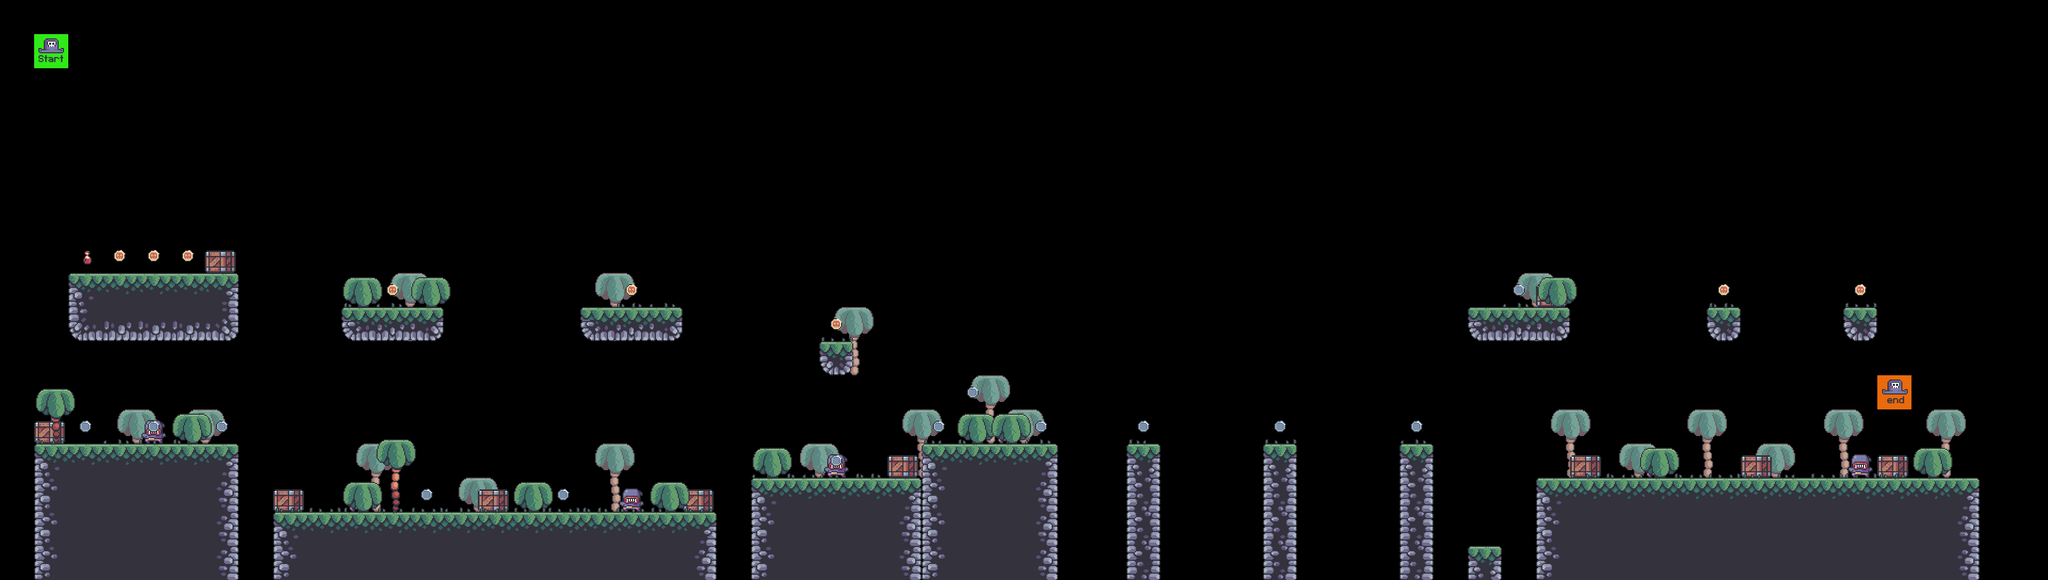

Tiled map render using the project's own tile images. Description and the map definition, with tile-layer contents summarised, below:
An orthogonal 60x17 tile map with 64x64 px tiles, 8 tile layers (bg_palms, terrain, crates, grass, ...), 1 hidden layer not drawn, 8 tilesets.

<map version="1.9" tiledversion="1.9.2" orientation="orthogonal" renderorder="right-down" width="60" height="17" tilewidth="64" tileheight="64" infinite="0" nextlayerid="10" nextobjectid="1">
 <editorsettings>
  <export target="../0/level_0.csv" format="csv" />
 </editorsettings>
 <tileset firstgid="1" source="../tilesets/terrain_tiles.tsx" />
 <tileset firstgid="17" source="../tilesets/coin_tiles.tsx" />
 <tileset firstgid="20" source="../tilesets/grass_tiles.tsx" />
 <tileset firstgid="25" source="../tilesets/palms.tsx" />
 <tileset firstgid="33" source="../tilesets/crates.tsx" />
 <tileset firstgid="34" source="../tilesets/player_tiles.tsx" />
 <tileset firstgid="36" source="../tilesets/enemy_tiles.tsx" />
 <tileset firstgid="38" source="../tilesets/Potion.tsx" />
 <layer id="5" name="bg_palms" width="60" height="17">
  <data>[1020 cells, 19 non-empty, 1 distinct tile ids]</data>
 </layer>
 <layer id="1" name="terrain" width="60" height="17">
  <data>[1020 cells, 155 non-empty, 15 distinct tile ids]</data>
 </layer>
 <layer id="6" name="crates" width="60" height="17">
  <data>[1020 cells, 10 non-empty, 1 distinct tile ids]</data>
 </layer>
 <layer id="3" name="grass" width="60" height="17">
  <data>[1020 cells, 45 non-empty, 5 distinct tile ids]</data>
 </layer>
 <layer id="8" name="enemies" width="60" height="17">
  <data>[1020 cells, 7 non-empty, 1 distinct tile ids]</data>
 </layer>
 <layer id="9" name="constraints" width="60" height="17" visible="0">
  <data>[1020 cells, 12 non-empty, 1 distinct tile ids]</data>
 </layer>
 <layer id="4" name="fg_palms" width="60" height="17">
  <data>[1020 cells, 14 non-empty, 3 distinct tile ids]</data>
 </layer>
 <layer id="2" name="coins" width="60" height="17">
  <data>[1020 cells, 22 non-empty, 3 distinct tile ids]</data>
 </layer>
 <layer id="7" name="player" width="60" height="17">
  <data>[1020 cells, 2 non-empty, 2 distinct tile ids]</data>
 </layer>
</map>
